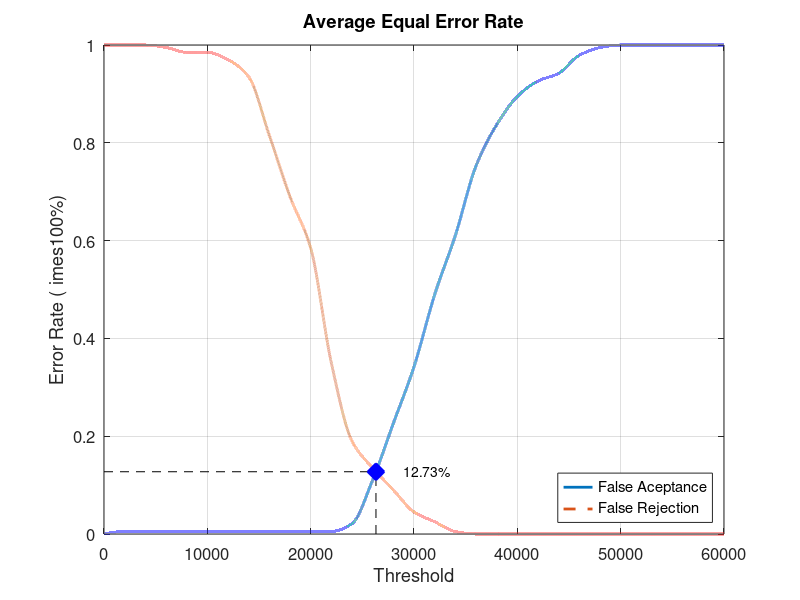
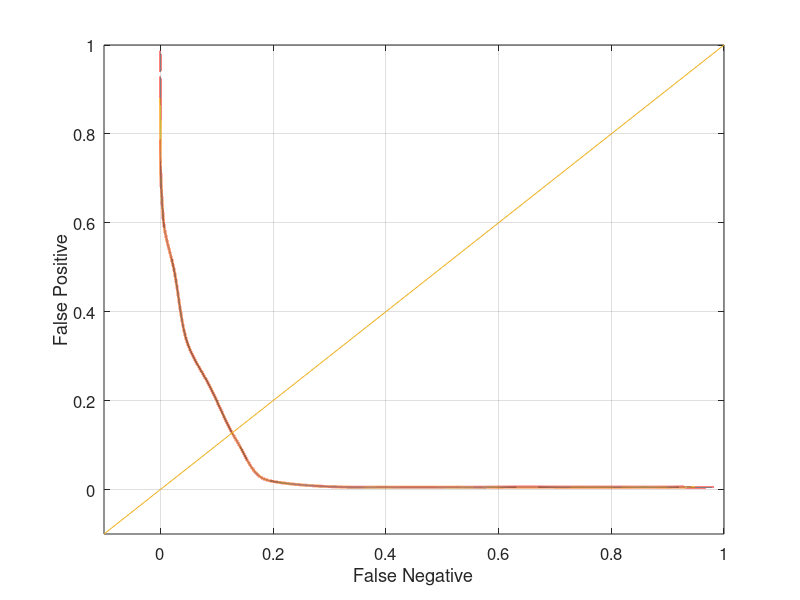

These charts were generated, in order, by the following MATLAB code:
close all;
clear;
clc;
x = 0:2000:60000;
xq = 0:0.5:60000;

y0 = [0 0.00526316 0.00526316 0.00526316 0.00526316 0.00526316 0.00526316 0.00526316 0.00526316 0.00526316 0.00526316 0.00526316 0.0210526 0.110526 0.226316 0.342105 0.489474 0.610526 0.752632 0.836842 0.894737 0.926316 0.942105 0.978947 0.994737 1 1 1 1 1 1]
yy0 = interp1(x, y0, xq, 'pchip');
y1 = [1 1 1 0.995 0.985 0.985 0.97 0.935 0.815 0.69 0.585 0.35 0.19 0.135 0.09 0.045 0.025 0.005 0 0 0 0 0 0 0 0 0 0 0 0 0]
yy1 = interp1(x, y1, xq, 'pchip');

% Calculating EER: 
y2 = abs(y0 - y1);
find(y2 == min(y2))
yy2 = abs(yy0 - yy1);
xEER = find(yy2 == min(yy2));
xEERIndex = xq(xEER) % X-axis EER
yEER = yy0(xEER) % Y-axis EER

main = figure
plot(xq, yy0,'-','LineWidth', 2);	hold on
plot(xq, yy1,'--','LineWidth', 2);	hold on
plot([xEERIndex xEERIndex], [0 yEER], 'k--');	hold on
plot([0 xEERIndex], [yEER yEER], 'k--');	hold on
plot(xEERIndex, yEER, 'bx', 'LineWidth', 10);	hold on
text(xEERIndex + 10 * xEERIndex / 100, yEER, [num2str(round((10000 * yEER)) / 100) '%'])
legend('False Aceptance', 'False Rejection', 'Location', 'SouthEast')
xlabel('Threshold')
ylabel('Error Rate (	imes100%)')
title('Average Equal Error Rate')
set(gca, 'FontSize', 12)
axis([0 60000 0 1])
grid on

print(main, 'Database1_2Main', '-dpng');
FNRxFPR = figure('Color', [1 1 1]);
plot(yy1, yy0, '-', yy1, yy0, 'LineWidth', 2);
hold on
y = -0.1:0.1:1
plot(y, y); 
set(gca, 'FontSize', 12)
xlabel('False Negative')
ylabel('False Positive')
axis([-0.1 1 -0.1 1])
set(gca, 'FontSize', 12)
grid on

print(FNRxFPR, 'Database1_2FNRxFPR','-dpng');
